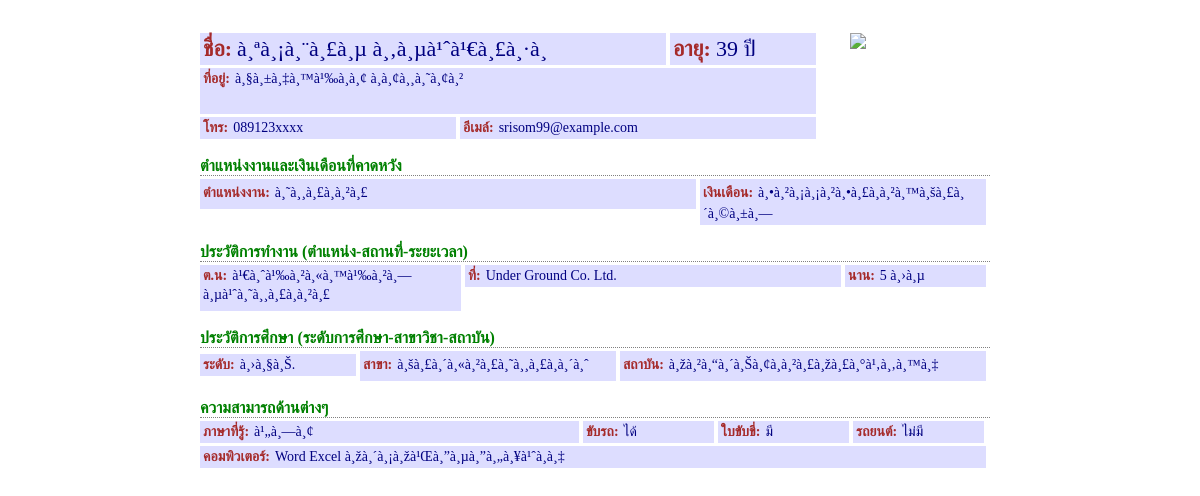
/show-resume.php?rid=21 (signed in), run on the app's committed database.
### tables this page shows
CREATE TABLE IF NOT EXISTS `resume` (
  `resume_id` mediumint(8) unsigned NOT NULL AUTO_INCREMENT,
  `name` varchar(150) DEFAULT NULL,
  `age` varchar(20) DEFAULT NULL,
  `address` text,
  `phone` varchar(100) DEFAULT NULL,
  `email` varchar(150) DEFAULT NULL,
  `expect_jobs` varchar(200) DEFAULT NULL,
  `expect_salary` varchar(100) DEFAULT NULL,
  `lang` varchar(250) DEFAULT NULL,
  `computing` varchar(250) DEFAULT NULL,
  `other_skill` varchar(250) DEFAULT NULL,
  `driving` set('yes','no') DEFAULT NULL,
  `driving_license` set('yes','no') DEFAULT NULL,
  `own_car` set('yes','no') NOT NULL DEFAULT 'no',
  `date_post` date NOT NULL,
  PRIMARY KEY (`resume_id`),
  UNIQUE KEY `email` (`email`)
);

CREATE TABLE IF NOT EXISTS `experience` (
  `exp_id` mediumint(8) unsigned NOT NULL AUTO_INCREMENT,
  `resume_id` mediumint(9) DEFAULT NULL,
  `position` varchar(150) DEFAULT NULL,
  `workplace` varchar(200) DEFAULT NULL,
  `period` varchar(30) DEFAULT NULL,
  PRIMARY KEY (`exp_id`)
);

CREATE TABLE IF NOT EXISTS `education` (
  `edu_id` mediumint(8) unsigned NOT NULL AUTO_INCREMENT,
  `resume_id` mediumint(8) unsigned DEFAULT NULL,
  `level` varchar(100) DEFAULT NULL,
  `academy` varchar(250) DEFAULT NULL,
  `major` varchar(150) DEFAULT NULL,
  PRIMARY KEY (`edu_id`)
);

### show-resume.php (the view, shortened to what this page needs)
<?php
$rid = 0;
if(isset($_GET['rid']) ) {
	$rid = $_GET['rid'];
}
else if(isset($_SESSION['resume_id'])) {
	$rid = $_SESSION['resume_id'];
}
?>
<!doctype html>
<html>
<head>
</head>
<body>
<?php
	include "dblink.php";
	$sql = "SELECT * FROM resume WHERE resume_id = $rid";
	$result = mysqli_query($link, $sql);
	$resume = mysqli_fetch_array($result);
	$name = $resume['name'];
	$address = $resume['address'];
	$phone = $resume['phone'];
	$email = $resume['email'];
	$age = $resume['age'];
	if(is_numeric($age)) {
		$age .= " ปี";
	}
?>
<article>
	<aside id="left">
	<div class="name long"><span>ชื่อ</span><?php echo $name; ?></div>
    <div class="age"><span>อายุ</span><?php echo $age; ?></div><br>
    <div class="address"><span>ที่อยู่</span><?php echo $address; ?></div><br>
    <div class="phone"><span>โทร</span><?php echo $phone; ?></div>
    <div class="email"><span>อีเมล์</span><?php echo $email; ?></div>
    </aside>
<?php
	$sql = "SELECT COUNT(*) FROM image WHERE resume_id = $rid";
	$r = mysqli_query($link, $sql);
	$row = mysqli_fetch_array($r);
	$src = "images/no-photo.jpg";
	if($row[0] != 0) {
		$src = "read-img.php?id=$rid";
	}
?>
	<aside id="right">
    	<img src="<?php echo $src; ?>">
     </aside>
    <br class="clear"><br>
<?php
	$expect_jobs = $resume['expect_jobs'];
	$salary = $resume['expect_salary'];
?>
    <section>ตำแหน่งงานและเงินเดือนที่คาดหวัง</section>
    <div class="expect-jobs"><span>ตำแหน่งงาน</span><?php echo $expect_jobs; ?></div>
    <div class="salary"><span>เงินเดือน</span><?php echo $salary; ?></div>
    <br><br>
<?php
		$sql = "SELECT * FROM experience WHERE resume_id = $rid AND LENGTH(position) > 0 ORDER BY exp_id ASC";
		$r = mysqli_query($link, $sql);
		if(mysqli_num_rows($r) > 0) {
			echo "<section>ประวัติการทำงาน (ตำแหน่ง-สถานที่-ระยะเวลา)</section>";
			while($exp = mysqli_fetch_array($r)) {
				if(!empty($exp['position'])) {
					echo '<div class="position"><span>ต.น</span>'.$exp['position'].'</div>
				 			<div class="workplace"><span>ที่</span>'.$exp['workplace'].'</div>
							<div class="period"><span>นาน</span>'.$exp['period'].'</div>
							<br>';
				}
			}
			echo "<br>";
		}
		$sql = "SELECT * FROM education WHERE resume_id = $rid AND LENGTH(level) > 0 ORDER BY edu_id ASC";
		$r = mysqli_query($link, $sql);
		if(mysqli_num_rows($r) > 0) {
			echo  "<section>ประวัติการศึกษา (ระดับการศึกษา-สาขาวิชา-สถาบัน)</section>";
			while($edu = mysqli_fetch_array($r)) {
				if(!empty($edu['level'])) {
					echo '<div class="level"><span>ระดับ</span>'.$edu['level'].'</div>
				 			<div class="major"><span>สาขา</span>'.$edu['major'].'</div>
							<div class="academy"><span>สถาบัน</span>'.$edu['academy'].'</div>
							<br>';
				}
			}
			echo "<br>";
		}
?>
    <section>ความสามารถด้านต่างๆ</section>
    <div class="lang"><span>ภาษาที่รู้</span><?php echo $resume['lang']; ?></div>
    <div class="drive"><span>ขับรถ</span><?php echo ($resume['driving']=="yes")?"ได้":"ไม่ได้"; ?></div>
    <div class="drive"><span>ใบขับขี่</span><?php echo ($resume['driving_license']=="yes")?"มี":"ไม่มี"; ?></div>
    <div class="drive"><span>รถยนต์</span><?php echo ($resume['own_car']=="yes")?"มี":"ไม่มี"; ?></div>
    <br>
    <div class="full"><span>คอมพิวเตอร์</span><?php echo $resume['computing']; ?></div>
    <br>
</article>
</body>
</html>

### show-resume.php (style rules this page uses)
* { font-family: tahoma; }
article { border: solid 0px; width: 800px; margin: 30px auto; }
aside#left { float: left; width: 650px; }
aside#right { float: left; }
div { display: inline-table; color: navy; padding: 3px; border: solid 0px gray; background: #ddf; margin: 3px 0px 0px; font-size: 14px; }
div > span { color: brown; font-weight: bold; text-decoration: none; margin-right: 5px; font-size: inherit; }
div > span::after { content: ':'; }
div.name { font-size: 22px; width: 460px; color: navy }
div.age { font-size: 22px; width: 140px; }
div.address { width: 610px; height: 40px; resize: none; }
div.phone { width: 250px; }
div.email { width: 350px; }
aside#right img { margin-top: 3px; max-height: 120px; max-width: 120px; }
section { width: 790px; border-bottom: dotted 1px gray; font-weight: bold; font-size: 16px; color: green; }
div.expect-jobs { width: 490px ; }
div.salary { width: 280px; }
div.position { width: 255px; }
div.workplace { width: 370px; }
div.period { width: 135px; }
div.level { width: 150px; }
div.academy { width: 360px; }
div.major { width: 250px; }
div.lang { width: 373px; }
div.drive { width: 125px; }
div.full { width: 780px; }

### data on the page
resume: name "à¸ªà¸¡à¸¨à¸£à¸µ à¸‚à¸µà¹ˆà¹€à¸£à¸·à¸­", age "39 ปี", address "à¸§à¸±à¸‡à¸™à¹‰à¸­à¸¢ à¸­à¸¢à¸¸à¸˜à¸¢à¸²", phone "089123xxxx", email "srisom99@example.com", expect_jobs "à¸˜à¸¸à¸£à¸à¸²à¸£", expect_salary "à¸•à¸²à¸¡à¸¡à¸²à¸•à¸£à¸à¸²à¸™à¸šà¸£à¸´à¸©à¸±à¸—", lang "à¹„à¸—à¸¢", computing "Word Excel à¸žà¸´à¸¡à¸žà¹Œà¸”à¸µà¸”à¸„à¸¥à¹ˆà¸­à¸‡"
experience: position "à¹€à¸ˆà¹‰à¸²à¸«à¸™à¹‰à¸²à¸—à¸µà¹ˆà¸˜à¸¸à¸£à¸à¸²à¸£", workplace "Under Ground Co. Ltd.", period "5 à¸›à¸µ"
education: level "à¸›à¸§à¸Š.", major "à¸šà¸£à¸´à¸«à¸²à¸£à¸˜à¸¸à¸£à¸à¸´à¸ˆ", academy "à¸žà¸²à¸“à¸´à¸Šà¸¢à¸à¸²à¸£à¸žà¸£à¸°à¹‚à¸‚à¸™à¸‡"
